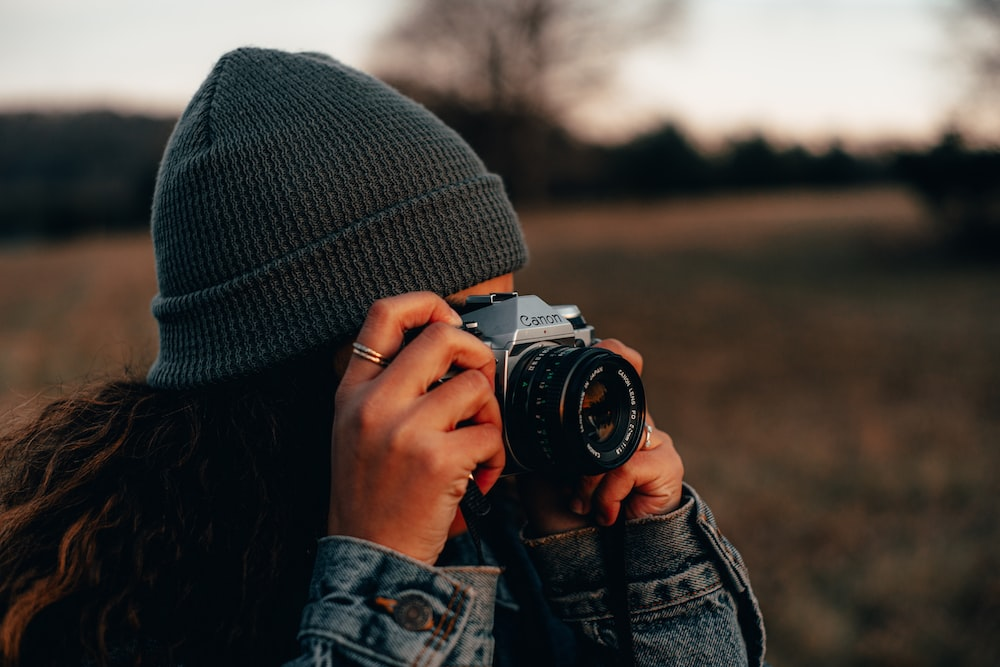
#> input picture 1.jfif, 1000 x 667 px, given in place of imranKhan.mp4, which was not available
$ python animationConverter.py
#> lines starting #> are read from the running program, lines starting #| are printed output that depends on the picture; after the words box and inside, x2 and y2 are one past the last pixel; in counts of white or black regions, pixels touching at a corner belong together; pictures that were not available may be replaced by others from this repository, and a replacement may not be noted
#> further down, frame is the input picture: shape (667, 1000, 3); mean B, G, R 60.5, 66.4, 74.2
import cv2

def apply_cartoon_effect(frame):
    # Convert to grayscale
    gray = cv2.cvtColor(frame, cv2.COLOR_BGR2GRAY)
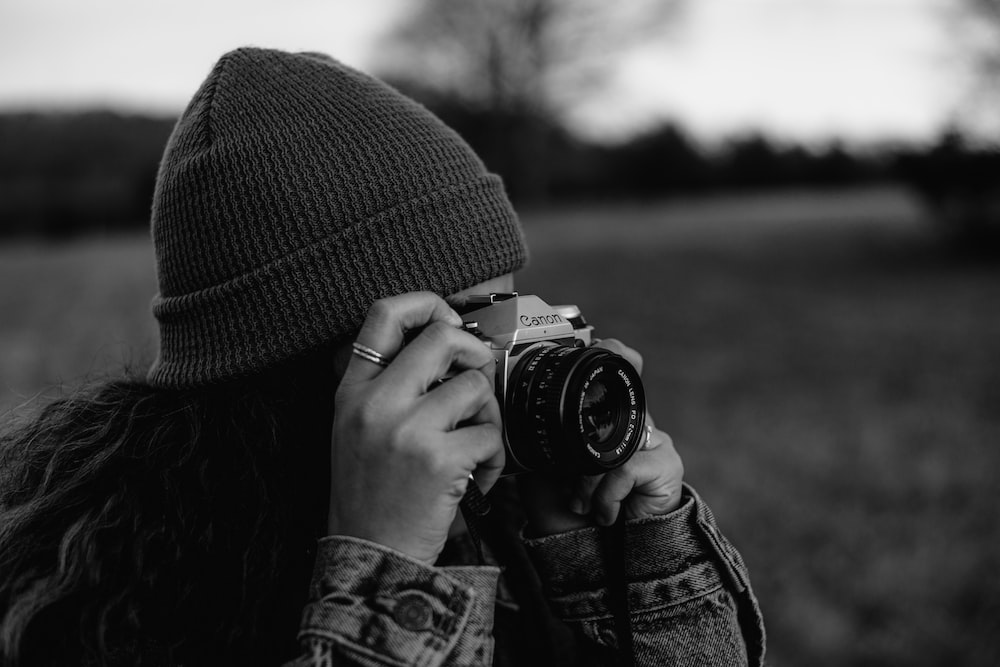
#> gray: shape (667, 1000); min 0, max 248, mean 68.1

    # Apply bilateral filter for cartoon-like effect
    blurred = cv2.bilateralFilter(gray, 9, 75, 75)

    # Apply edge detection
    edges = cv2.Canny(blurred, 30, 150)
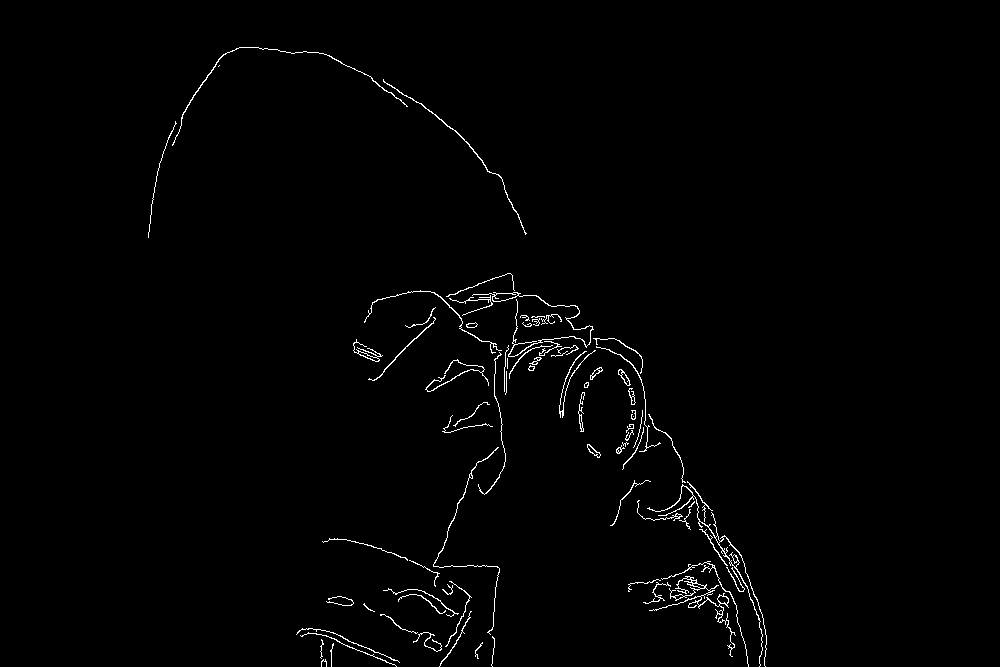
#> edges: shape (667, 1000); 1.1% white in thin lines or dots, all inside (x1, y1, x2, y2) = (148, 47, 767, 667)

    # Convert edges to color
    edges_color = cv2.cvtColor(edges, cv2.COLOR_GRAY2BGR)

    # Combine original frame with the edges
    cartoon_frame = cv2.bitwise_and(frame, edges_color)
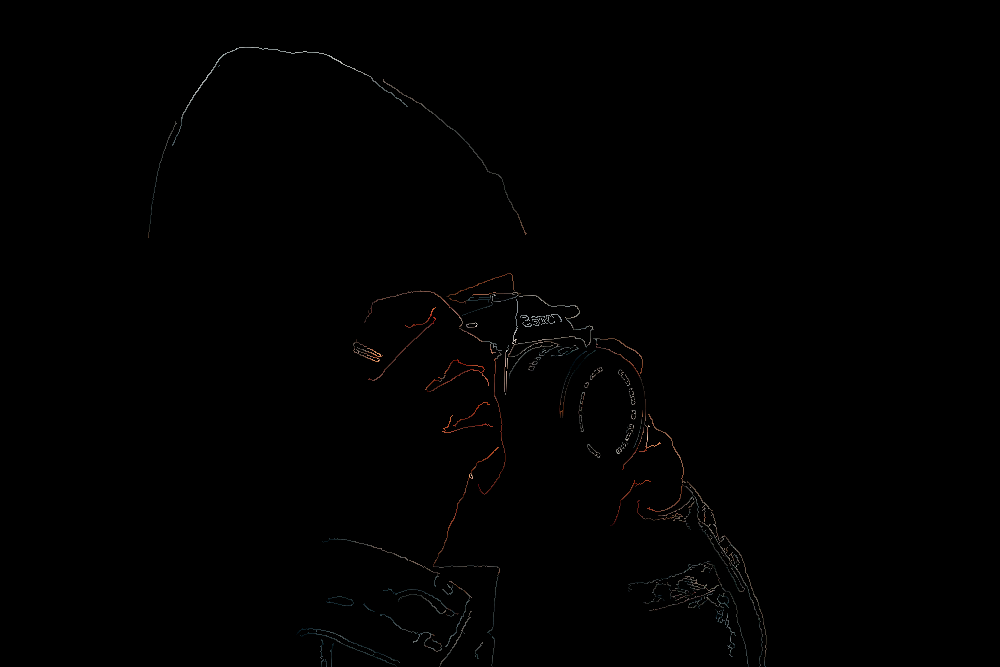
#> cartoon_frame: shape (667, 1000, 3); mean B, G, R 0.7, 0.8, 0.9

    return cartoon_frame

# Open the video
video_path = "imranKhan.mp4"
cap = cv2.VideoCapture(video_path)

# Get video properties
frame_width = int(cap.get(3))
frame_height = int(cap.get(4))
fps = int(cap.get(5))
fourcc = cv2.VideoWriter_fourcc(*'XVID')
output_video = cv2.VideoWriter('output_animation.avi', fourcc, fps, (frame_width, frame_height))

while cap.isOpened():
    ret, frame = cap.read()
    if not ret:
        break

    # Apply cartoon effect to the frame
    cartoon_frame = apply_cartoon_effect(frame)

    # Write the cartoon frame to the output video
    output_video.write(cartoon_frame)

    cv2.imshow('Animation Effect', cartoon_frame)
    if cv2.waitKey(1) & 0xFF == ord('q'):
#> (key q is pressed here)
        break

cap.release()
output_video.release()
cv2.destroyAllWindows()
